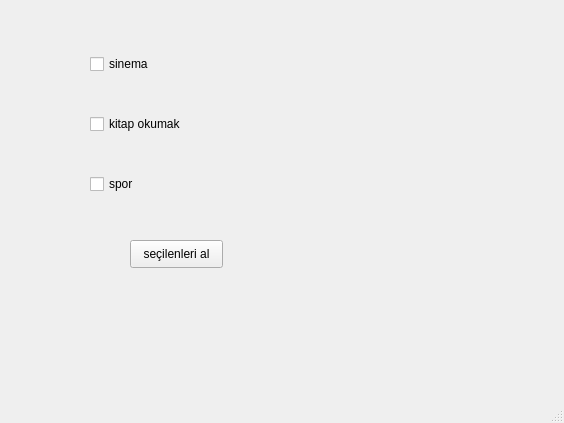
<?xml version="1.0" encoding="UTF-8"?>
<ui version="4.0">
 <class>MainWindow</class>
 <widget class="QMainWindow" name="MainWindow">
  <property name="geometry">
   <rect>
    <x>0</x>
    <y>0</y>
    <width>564</width>
    <height>423</height>
   </rect>
  </property>
  <property name="windowTitle">
   <string>MainWindow</string>
  </property>
  <widget class="QWidget" name="centralwidget">
   <widget class="QWidget" name="verticalLayoutWidget">
    <property name="geometry">
     <rect>
      <x>90</x>
      <y>20</y>
      <width>160</width>
      <height>211</height>
     </rect>
    </property>
    <layout class="QVBoxLayout" name="verticalLayout">
     <item>
      <widget class="QCheckBox" name="cbsinema">
       <property name="text">
        <string>sinema</string>
       </property>
       <property name="tristate">
        <bool>false</bool>
       </property>
      </widget>
     </item>
     <item>
      <widget class="QCheckBox" name="cbkitapokumak">
       <property name="text">
        <string>kitap okumak</string>
       </property>
      </widget>
     </item>
     <item>
      <widget class="QCheckBox" name="cbspor">
       <property name="text">
        <string>spor</string>
       </property>
      </widget>
     </item>
    </layout>
   </widget>
   <widget class="QPushButton" name="btnsecilenlerial">
    <property name="geometry">
     <rect>
      <x>130</x>
      <y>240</y>
      <width>93</width>
      <height>28</height>
     </rect>
    </property>
    <property name="text">
     <string>seçilenleri al</string>
    </property>
   </widget>
   <widget class="QLabel" name="lblresult">
    <property name="geometry">
     <rect>
      <x>280</x>
      <y>20</y>
      <width>181</width>
      <height>161</height>
     </rect>
    </property>
    <property name="text">
     <string/>
    </property>
   </widget>
  </widget>
  <widget class="QMenuBar" name="menubar">
   <property name="geometry">
    <rect>
     <x>0</x>
     <y>0</y>
     <width>564</width>
     <height>26</height>
    </rect>
   </property>
  </widget>
  <widget class="QStatusBar" name="statusbar"/>
 </widget>
 <resources/>
 <connections/>
</ui>
